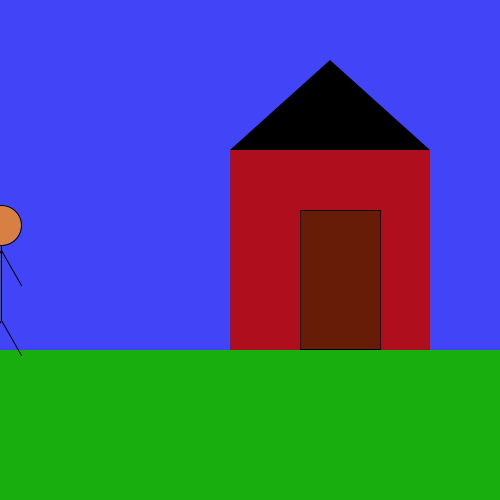
Frame 1 (no input)
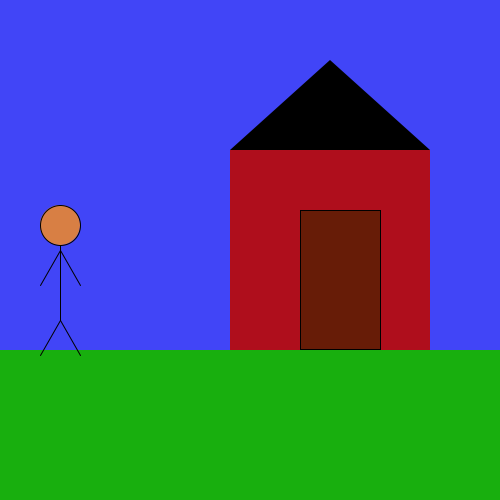
Frame 60 (the mouse pressed at the canvas centre just before this capture)
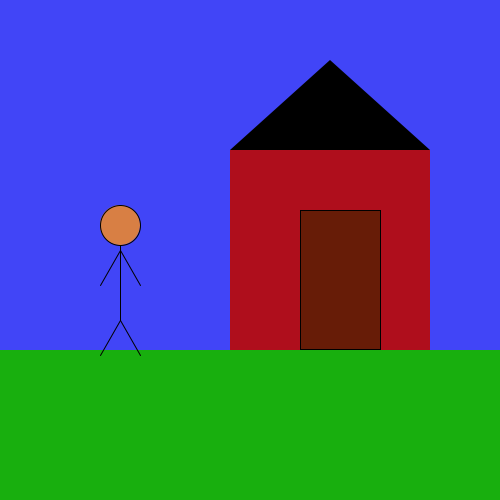
Frame 120 (the mouse held since frame 60 and released just before this capture)

The Processing sketch that drew these frames (run headless with seeded random() and noise(); from frame 60 on, the mouse is pressed at the canvas centre):

// Processing sketch: processing_114686
// ── processing_114686.pde

int husX = 230;
int husY = 150;
int husWidth = 200;
int husHeight = 200;

int grasX = 0;
int grasY = 350;
int grasWidth = 500;
int grasHeight = 500;

int tag1X = 230;
int tag1Y = 150;

int move = 0;

void setup(){
size(500,500);
background(65,69,247);
}

void draw(){
noStroke();
background(65,69,247);
move = move + 1;

//hus
fill(175,14,28);
rect(husX,husY,husWidth,husHeight);

// græs
fill(24,175,14);
rect(grasX,grasY,grasWidth,grasHeight);

// tag
fill(0,0,0);
triangle(150+80,150,250+80,60,350+80,150);

stroke(0,0,0);

// dør
fill(103,28,7);
rect(300,210,80,139);

// hoved
fill(216,127,68);
ellipse(move,225,40,40);

// krop
line(move,245,move,320);

// arme
line(move,250,move+20,285);
line(move,250,move-20,285);

// ben
line(move,320,move+20,355);
line(move,320,move-20,355);

}
